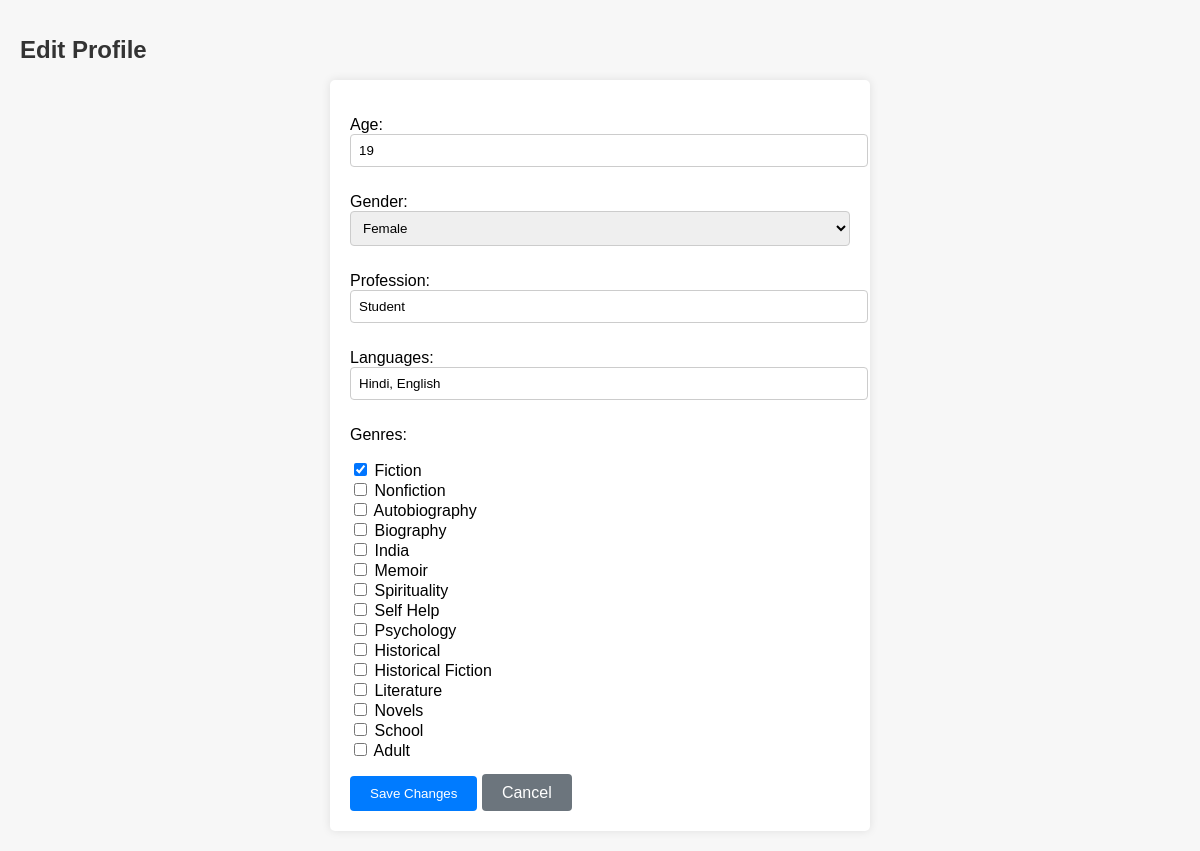
/edit_profile/ (signed in), run on the app's committed database.
### main/models.py (models this page shows, shortened)
class UserProfile(models.Model):
    user = models.OneToOneField(User, on_delete=models.CASCADE, related_name='userprofile')
    age = models.IntegerField(null=True, blank=True)
    gender = models.CharField(max_length=10, choices=[('Male', 'Male'), ('Female', 'Female'), ('Other', 'Other')])
    profession = models.CharField(max_length=100)
    languages = models.CharField(max_length=200)
    genres = models.ManyToManyField(Genre)
    want_to_read = models.ManyToManyField(Book, related_name='want_to_read_users', blank=True)
    currently_reading = models.ManyToManyField(Book, related_name='currently_reading_users', blank=True)
    read = models.ManyToManyField(Book, related_name='read_users', blank=True)
    friends = models.ManyToManyField('self', blank=True)
    """# Add helper functions for adding/removing books
    def add_to_want_to_read(self, book_id):
        if book_id not in self.want_to_read:
            self.want_to_read.append(book_id)
            self.save()

    def add_to_currently_reading(self, book_id):
        if book_id not in self.currently_reading:
            self.currently_reading.append(book_id)
            self.save()

    def add_to_read(self, book_id):
        if book_id not in self.read:
            self.read.append(book_id)
            self.save()

    def remove_from_want_to_read(self, book_id):
        if book_id in self.want_to_read:
            self.want_to_read.remove(book_id)
            self.save()

    def remove_from_currently_reading(self, book_id):
        if book_id in self.currently_reading:
            self.currently_reading.remove(book_id)
            self.save()

    def remove_from_read(self, book_id):
        if book_id in self.read:
            self.read.remove(book_id)
            self.save()"""

### main/views.py (the view)
# urls.py: path('edit_profile/', views.edit_profile, name='edit_profile'),
@login_required
def edit_profile(request):
    user_profile, created = UserProfile.objects.get_or_create(user=request.user)
    if request.method == 'POST':
        form = EditProfileForm(request.POST, instance=user_profile)
        if form.is_valid():
            form.save()
            return redirect('profile')  # Redirect to the profile page after saving
    else:
        form = EditProfileForm(instance=user_profile)
    return render(request, 'edit_profile.html', {'form': form})

### main/forms.py
class EditProfileForm(forms.ModelForm):
    class Meta:
        model = UserProfile
        fields = ['age', 'gender', 'profession', 'languages', 'genres']  # Customize fields as needed
        widgets = {
            'age': forms.NumberInput(attrs={'class': 'form-control'}),
            'gender': forms.Select(attrs={'class': 'form-control'}),
            'profession': forms.TextInput(attrs={'class': 'form-control'}),
            'languages': forms.TextInput(attrs={'class': 'form-control'}),
            'genres': forms.CheckboxSelectMultiple(),  # Genres as checkboxes
        }

### main/models.py (called while the page is built)
    def __str__(self):
        return self.name

### main/templates/edit_profile.html (shortened to what this page needs)
{% load static %}
<!DOCTYPE html>
<html lang="en">
<head>
    <link rel="stylesheet" href="{% static 'book_comparison/edit_profile.css' %}">
</head>
<body>
    <h1>Edit Profile</h1>
    <form method="post" enctype="multipart/form-data">
        {{ form.as_p }}
        <button type="submit" class="btn btn-primary">Save Changes</button>
        <a href="{% url 'profile' %}" class="btn btn-secondary">Cancel</a>
    </form>
</body>
</html>

### static/book_comparison/edit_profile.css (style rules this page uses)
body { font-family: Arial, sans-serif; margin: 0; padding: 20px; background-color: #f7f7f7; }
h1 { color: #333; font-size: 24px; }
form { background-color: white; padding: 20px; border-radius: 5px; box-shadow: 0 0 10px rgba(0, 0, 0, 0.1); max-width: 500px; margin: auto; }
.form-control { width: 100%; padding: 8px; margin-bottom: 10px; border-radius: 4px; border: 1px solid #ccc; }
.btn { padding: 10px 20px; color: #fff; background-color: #007bff; border: none; border-radius: 4px; cursor: pointer; }
.btn-primary { background-color: #007bff; }
.btn-secondary { background-color: #6c757d; text-decoration: none; padding: 10px 20px; color: #fff; border-radius: 4px; }

### data on the page
UserProfile: age "19", gender "Female", profession "Student", languages "Hindi, English"
